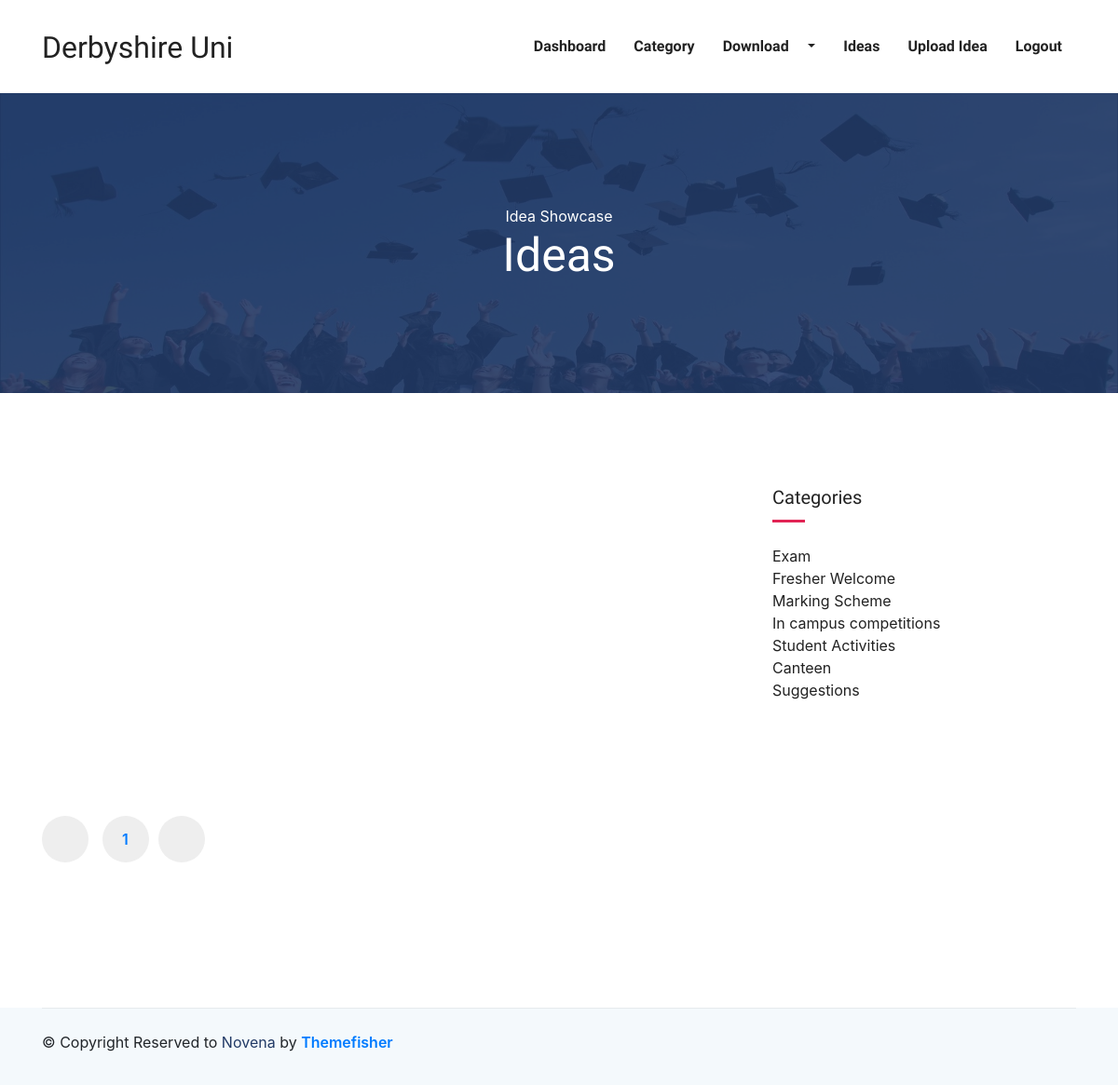
The page /ideaShowcase.php?start=1 (signed in) on the database its author committed.
### tables this page shows
CREATE TABLE `category` (
  `categoryId` int NOT NULL,
  `category` varchar(100) NOT NULL
);

### ideaShowcase.php (the view, shortened to what this page needs)
<?php
include "header.php";
?>
<section class="page-title " style="background-image: url('images/bg/hat.png') !important; background-size: cover; background-repeat: no-repeat;">
  <div class="container">
    <div class="row">
      <div class="col-md-12">
        <div class="block text-center">
          <span class="text-white">Idea Showcase</span>
          <h1 class="text-capitalize mb-5 text-lg">Ideas</h1>
        </div>
      </div>
    </div>
  </div>
</section>
<section class="section blog-wrap">
  <div class="container">
    <div class="row">
      <div class="col-lg-8">
          <?php
          $numperpage = 5;
          $countIdeas = $conn->prepare("SELECT COUNT(ideaId) from idea");
          $countIdeas->execute();
          $ideaRow = $countIdeas->fetch();
          $numIdeas = $ideaRow[0];
          $numPage = ceil($numIdeas / $numperpage);
          if (isset($_GET['start'])) {
            $page = $_GET['start'];
          } else {
            $page = 0;
          }
          ?>
      </div>
      <div class="col-lg-4">
        <div class="sidebar-wrap pl-lg-4 mt-5 mt-lg-0">
          <div class="sidebar-widget category mb-3">
            <h5 class="mb-4">Categories</h5>
            <ul class="list-unstyled">
              <li class="align-items-center">
                <?php
                $selectcat = $conn->prepare("SELECT * from category");
                $selectcat->execute();
                $dataofcat = $selectcat->fetchAll(PDO::FETCH_ASSOC);
                foreach ($dataofcat as $data) {
                  $category = $data['category'];
                  echo "<a href=''>$category</a><span></span><br>";
                }
                ?>
              </li>
            </ul>
          </div>
        </div>
      </div>
    </div>
    <div class="row mt-5">
      <div class="col-lg-8">
        <nav class="pagination py-2 d-inline-block">
          <div class="nav-links">
            <?php
            $prevPage = $page - 1;
            echo '
            <a class="page-numbers" href="ideaShowcase.php?start=' . $prevPage . '"><i class="icofont-thin-double-left"></i></a>
            ';
            for ($i = 0; $i < $numPage; $i++) {
              $y = $i + 1;
              echo '
                <a class="page-numbers" href="ideaShowcase.php?start=' . $i . '">' . $y . '</a>';
            }
            $nextPage = $page + 1;
            echo '<a class="page-numbers" href="ideaShowcase.php?start=' . $nextPage . '"><i class="icofont-thin-double-right"></i></a>';
            ?>
          </div>
        </nav>
      </div>
    </div>
  </div>
</section>
<?php
include "footer.php";
?>

### css/style.css (style rules this page uses)
html { overflow-x: hidden; }
body { line-height: 1.6; font-family: "Roboto", sans-serif; -webkit-font-smoothing: antialiased; font-size: 16px; color: #6F8BA4; font-weight: 400; }
h1, .h1, h2, .h2, h3, .h3, h4, .h4, h5, .h5, h6, .h6 { font-family: "Exo", sans-serif; font-weight: 700; color: #222; }
h1, .h1 { font-size: 2.5rem; }
h5, .h5 { font-size: 1.25rem; }
.section { padding: 100px 0; }
.text-lg { font-size: 3.75rem; }
a { color: #222; text-decoration: none; transition: all .35s ease; }
.page-title { padding: 120px 0px 70px 0px; position: relative; }
.page-title .block h1 { color: #fff; }
.text-lg { font-size: 50px; }
.nav-links .page-numbers { display: inline-block; width: 50px; height: 50px; border-radius: 100%; background: #eee; text-align: center; padding-top: 13px; font-weight: 600; margin-right: 10px; }
.sidebar-widget { margin-bottom: 30px; padding-bottom: 35px; }
.sidebar-widget h5 { margin-bottom: 30px; position: relative; padding-bottom: 15px; }
.sidebar-widget h5:before { position: absolute; content: ""; left: 0px; bottom: 0px; width: 35px; height: 3px; background: #e12454; }
.sidebar-widget.category ul li { margin-bottom: 10px; }
.sidebar-widget.category ul li a { color: #222; transition: all 0.3s ease; }

### rows shown on the page
category: category "Exam"
category: category "Fresher Welcome"
category: category "Marking Scheme"
category: category "In campus competitions"
category: category "Student Activities"
category: category "Canteen"
category: category "Suggestions"

### other values the page prints
$y "1"
